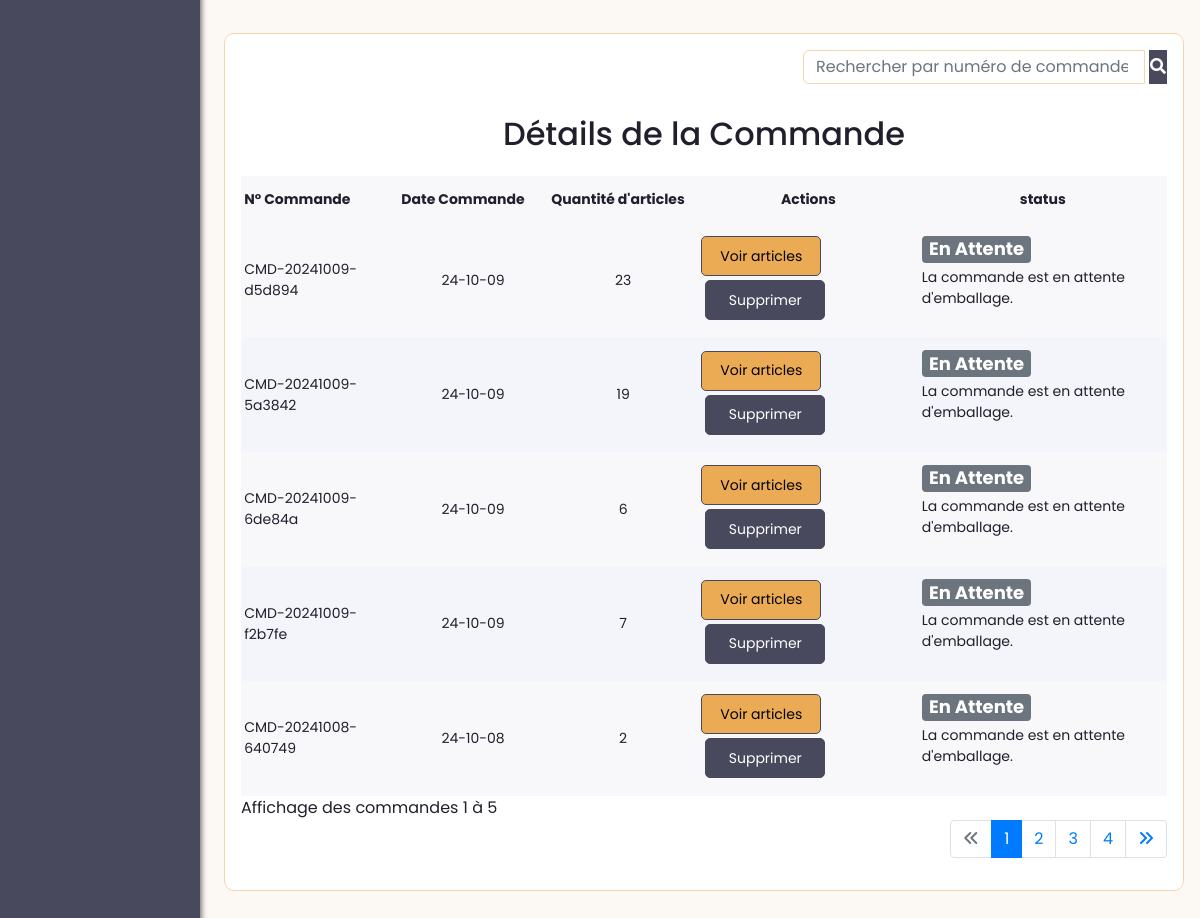
Before: /articles (signed in, lower part) with the older database file.
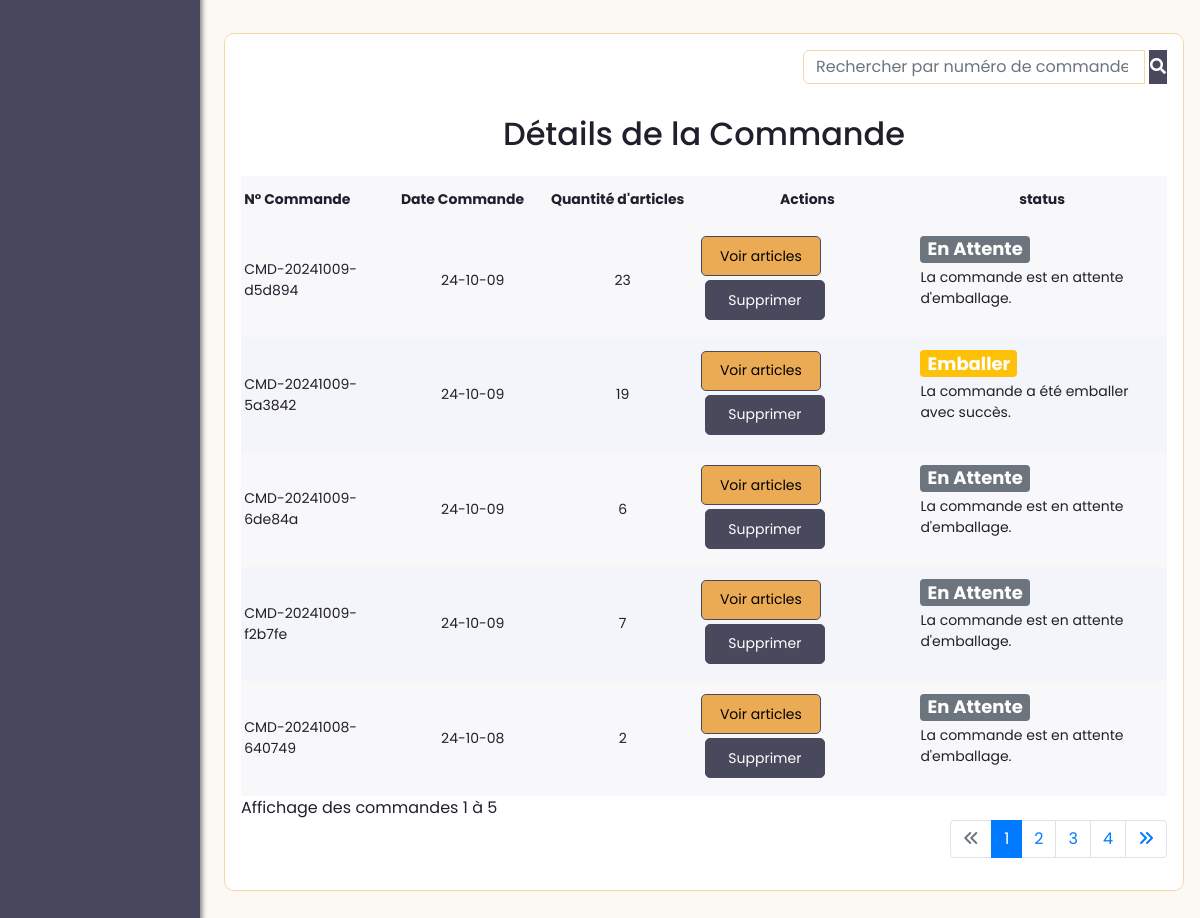
After: the same page with the newer database file.
### app/models.py (models this page shows, shortened)
class Commande(db.Model):
    __tablename__ = 'Commande'
    id = db.Column(db.Integer, primary_key=True, autoincrement=True)
    date_creation = db.Column(db.Date, default=dt_date.today())
    numero_commande = db.Column(db.String(50), unique=True, nullable=False)
    user_id = db.Column(db.Integer, db.ForeignKey('User.id'))
    status = db.Column(db.String(20), nullable=False, default='En Attente')  # Exemple : 'pending', 'cancelled', 'validated'
    conteneurs = db.relationship('Conteneur', secondary=association_table_commande_conteneur, back_populates='commandes')
    articles = db.relationship('Article', secondary=association_table_article_commande, back_populates='commandes')

### app/routes.py (the view)
@app.route("/articles", methods=['GET', 'POST'])
@login_required
def article():
    selected_articles = session.get('selected_articles', [])  # Récupérer les articles sélectionnés depuis la session
    page = request.args.get('page', 1, type=int)
    number_articles_per_page = 40  # Nombre d'articles par page
    articles_query = Article.query.filter_by(user_id=current_user.id).order_by(Article.id.desc())
    articles_pagination = articles_query.paginate(page=page, per_page=number_articles_per_page, error_out=False)
    start_index = (articles_pagination.page - 1) * articles_pagination.per_page + 1
    end_index = min(articles_pagination.page * articles_pagination.per_page, articles_query.count())
    user_commandes = Commande.query.filter_by(user_id=current_user.id).all()
    search_commandes = request.args.get('search_commandes')
    search_commandes = request.args.get('search_commandes')
    commande_page = request.args.get('commande_page', 1, type=int)
    per_page = 5
    if search_commandes:
        commandes_query = Commande.query.filter(
            Commande.user_id == current_user.id,  # Filtre par utilisateur
            (
                Commande.numero_commande.ilike(f'%{search_commandes}%') |
            (   Commande.date_creation.ilike(f'%{search_commandes}%')) |
                Commande.status.ilike(f'%{search_commandes}%')
            )
        )
    else:
        commandes_query = Commande.query.filter_by(user_id=current_user.id).order_by(Commande.id.desc())
    commandes_pagination = commandes_query.paginate(page=commande_page, per_page=per_page, error_out=False)
    pagination_args = Pagination(page=commande_page, per_page=per_page, total=commandes_query.count(), css_framework='bootstrap4')
    start_indexc = (commandes_pagination.page - 1) * commandes_pagination.per_page + 1
    end_indexc = min(commandes_pagination.page * commandes_pagination.per_page, commandes_query.count())
    commandes = commandes_pagination.items
    print(f"Nombre de commandes trouvées: {commandes_query.count()}")
    for commande in user_commandes:
        if len(commande.articles) == 0:
            db.session.delete(commande)
    user_commandes = [commande for commande in Commande.query.filter_by(user_id=current_user.id).all() if len(commande.articles) > 0]
    return render_template(
        'user_dashboard/list_article.html',
        selected_articles=selected_articles,
        start_index=start_index,
        end_index=end_index,
        start_indexc=start_indexc,
        end_indexc=end_indexc,
        articles=articles_pagination.items,
        articles_pagination=articles_pagination,
        commandes_pagination=commandes_pagination,
        commandes=commandes,
        pagination_args=pagination_args,
        user_commandes=user_commandes
    )

### app/models.py (called while the page is built)
@login_manager.user_loader
def load_user(user_id):
    return User.query.get(int(user_id))

### app/routes.py (called while the page is built)
@app.before_request
def before_request():
    if current_user.is_authenticated:
        g.image = url_for('static', filename='images/' + current_user.image) if current_user.image else None
    else:
        g.image = None

### app/templates/user_dashboard/list_article.html (shortened to what this page needs)
{% extends "user_dashboard/layout.html" %}
{% block content %}
<div class="card detail container" style="margin-top: 50px;">
  <form class="form-inline justify-content-end mb-3" method="get" action="{{ url_for('article') }}">
    <div class="input-group">
      <input class="form-control mr-sm-1" type="search" placeholder="Rechercher par numéro de commande ou date..." aria-label="search_commandes" name="search_commandes">
      <button type="submit" class="bto btn-primary"><i class="fa fa-search"></i></button>
    </div>
  </form>
{% if commandes %}
  <div class="text-center"><h2>Détails de la Commande</h2></div>
  <div class="detail-header">
  <table class="">
      <thead>
          <tr>
              <th scope="col">N° Commande</th>
              <th scope="col">Date Commande</th>
              <th scope="col">Quantité d'articles</th>
              <th scope="col" class="text-center">Actions</th>
              <th scope="col" class="text-center">status</th>
          </tr>
      </thead>
      <tbody>
        {% for commande in commandes %}
          <tr>
              <td>{{ commande.numero_commande }}</td>
              <td class="text-center">
                {% if commande.date_creation %}
                    {{ commande.date_creation.strftime('%y-%m-%d') }}
                {% else %}
                    Date de création non disponible
                {% endif %}
            </td>
              <td class="text-center">{{ commande.articles|length }}</td>
              <td>
                  <button class="" data-bs-toggle="modal" style="background-color: #ebab54; border: #ebab54; color: black; border: 1px solid #49495e; height: 40px;" data-bs-target="#commandeDetailsModal-{{ commande.id }}">Voir articles</button>
                  <button type="button" class="btn-sm m-1 delete"  style="background-color: #49495e; color: #fff; border: 1px solid #49495e; height: 40px;" data-toggle="modal" data-target="#deleteModal{{commande.id}}">Supprimer</button>
              </td>
              <td>
                {% if commande.status == 'Annuler' %}
                  <span class="badge bg-danger mb-2" style="font-size: 18px; color:#fff">{{ commande.status }}</span>
                  <p>La commande a été annulée.</p>
                {% elif commande.status == 'Valider' %}
                  <span class="badge bg-success mb-1" style="font-size: 18px; color:#fff">{{ commande.status }}</span>
                  <p>La commande a été validée et est en cours de traitement.</p>
                  {% elif commande.status == 'Emballer' %}
                  <span class="badge bg-warning mb-1" style="font-size: 18px; color:#fff">{{ commande.status }}</span>
                  <p>La commande a été emballer avec succès.</p>
                {% else %}
                  <span class="badge bg-secondary mb-1" style="font-size: 18px; color:#fff">{{ commande.status }}</span>
                  <p>La commande est en attente d'emballage.</p>
                {% endif %}
              </td>
          </tr>
          {% endfor %}
      </tbody>
  </table>
</div>
Affichage des commandes {{ start_indexc }} à {{ end_indexc }}
<nav aria-label="Page navigation example mt-3">
  <ul class="pagination justify-content-end">
    <li class="page-item {% if not commandes_pagination.has_prev %}disabled{% endif %}">
      <a class="page-link" {% if commandes_pagination.has_prev %}href="{{ url_for('article', commande_page=commandes_pagination.prev_num) }}"{% endif %}><i class="fa-solid fa-angles-left"></i></a>
    </li>
    {% for page_num in commandes_pagination.iter_pages() %}
      {% if page_num %}
        <li class="page-item {% if page_num == commandes_pagination.page %}active{% endif %}">
          <a class="page-link"  href="{{ url_for('article', commande_page=page_num) }}">{{ page_num }}</a>
        </li>
      {% else %}
        <li class="page-item disabled">
          <a class="page-link"  href="#">...</a>
        </li>
      {% endif %}
    {% endfor %}
    <li class="page-item {% if not commandes_pagination.has_next %}disabled{% endif %}">
      <a class="page-link" {% if commandes_pagination.has_next %}href="{{ url_for('article', commande_page=commandes_pagination.next_num) }}"{% endif %}><i class="fa-solid fa-angles-right"></i></a>
    </li>
  </ul>
</nav>
{% else %}
<div class="alert-warning text-center">
  Aucune commandes trouvées
</div>
</div>
{% endif %}
{% endblock content %}

### app/templates/user_dashboard/layout.html (shortened to what this page needs)
<!DOCTYPE html>
<html>
<head>
    <link rel="stylesheet" href="https://maxcdn.bootstrapcdn.com/bootstrap/4.0.0/css/bootstrap.min.css">
       <link href="https://cdnjs.cloudflare.com/ajax/libs/font-awesome/5.15.3/css/all.min.css" rel="stylesheet">
       <link rel="stylesheet" type="text/css" href="{{ url_for('static', filename='client/main.css') }}">
       <link rel="stylesheet" type="text/css" href="{{ url_for('static', filename='client/account.css') }}">
</head>
    <body>
      <div class="sidebar">
      </div>
      <main role="main">
        <div class="row">
          <div class="col-lg-12">
            {% block content %}{% endblock %}
          </div>
        </div>
      </main>
    </body>
</html>

### app/static/client/main.css (style rules this page uses)
* { margin: 0; padding: 0; box-sizing: border-box; outline: none; font-family: "Poppins", sans-serif; }
body { background-color: #fcf9f4; }
h2 { font: 18px; padding: 15px 0; }
.sidebar { position: fixed; height: 100%; width: 200px; left: 0; top: 0; padding: 80px 0 200px 0; color: #fff; background-color: #49495E; box-shadow: 2px 0 5px rgba(0, 0, 0, 0.5); }
main { min-height: 100%; padding: 6rem 1rem 2rem 14rem; color: #201f2b; }
.card { background-color: #fff; padding: 1rem; border-radius: 10px; }
.detail { grid-area: detail; overflow-x: auto; }
.detail-header { display: grid; grid-auto-flow: column; justify-items: space-between; align-items: center; }
.detail-header button { height: 30px; width: 120px; border: 1px solid #2d2b98; background-color: #2d2b98; color:#f2f2f2; border-radius: 5px; cursor: pointer; transition: all 0.2s ease-in; }
.detail table { width: 100%; border-collapse: collapse; }
.detail table tr:nth-child(odd) { background-color: #f8f8fb; }
.detail table tr { background-color: #f4f4fb; }
.delete { background-color: #49495e; color: #fff; border: 1px solid #49495e; }

### app/static/client/account.css (style rules this page uses)
.row { display: flex; flex-wrap: wrap; margin-right: -15px; margin-left: -15px; }
.card { border: solid 1px #f5d5aa; }
.btn-primary { background-color: #49495e; color: #fff; border: 1px solid #49495e; }
.form-control { width: 100%; margin-bottom: 24px; border: 1px solid #f5d5aa; border-radius: 6px; font-size: 16px; line-height: 20px; }

Changed rows visible on the page:
changed Commande "CMD-20241009-5a3842": status "En Attente" → "Emballer"; status "La commande est en attente d'emballage." → "La commande a été emballer avec succès."
